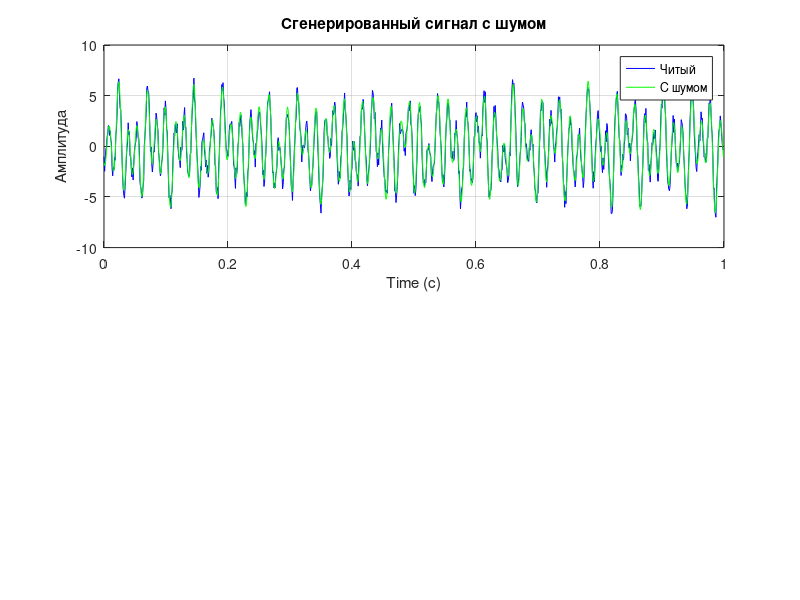
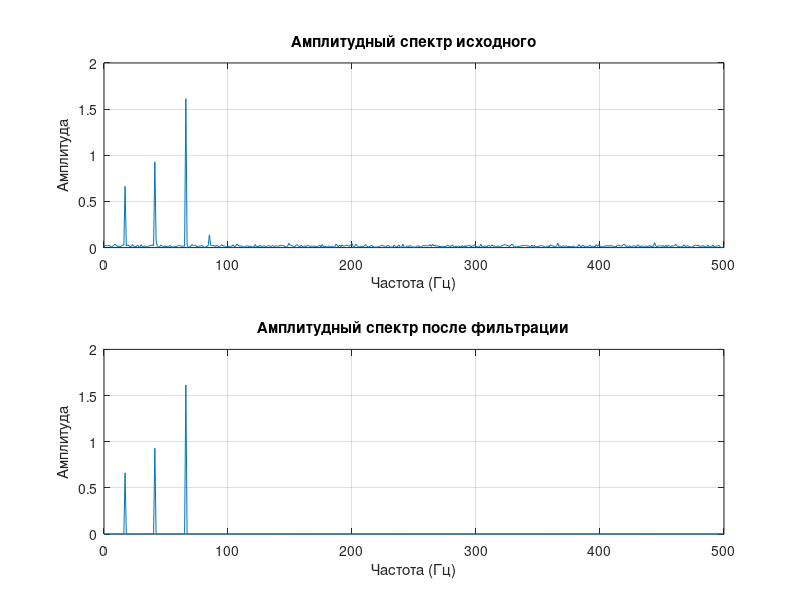
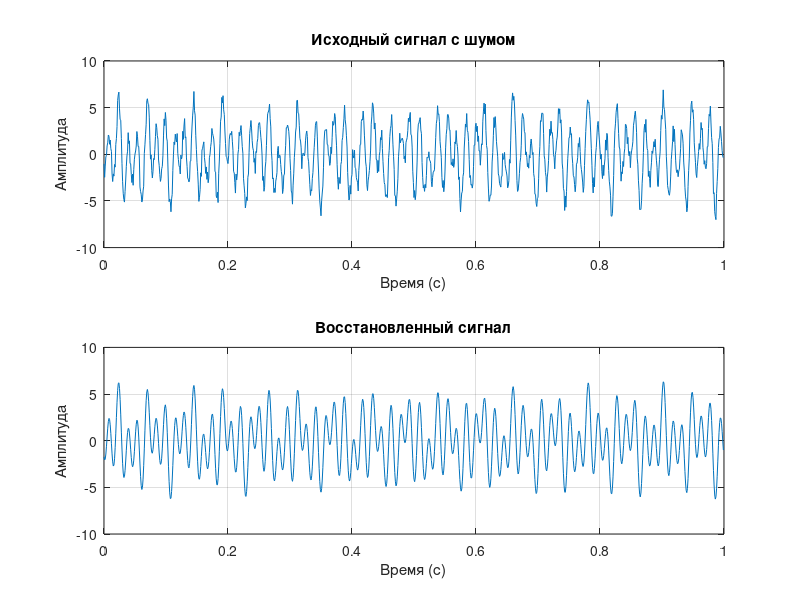
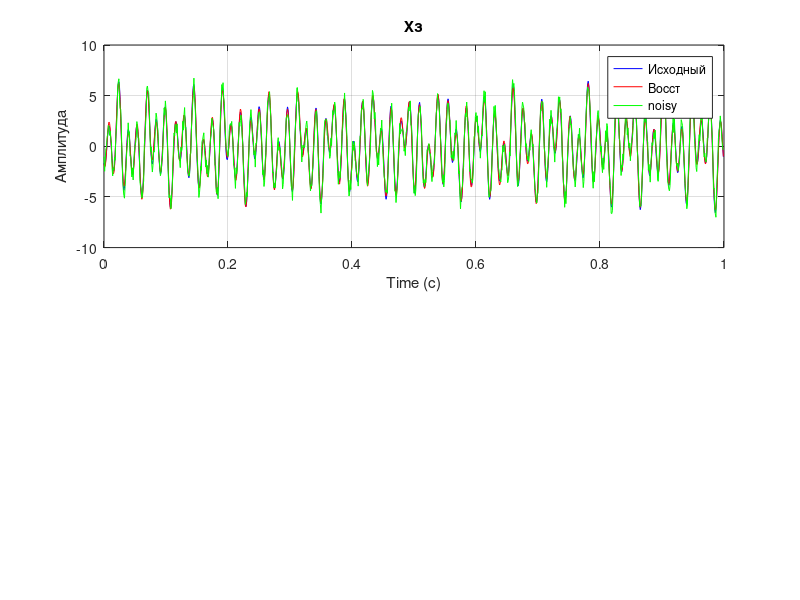

The MATLAB script that drew these images, in order:
##Выполнена
Fs = 1000;
T = 1;
t = 0:1/Fs:T-1/Fs;

n = randi([3,6]);
A = rand(1, n) * 5;
f = randi([10, 100], 1, n);
phi = rand(1, n) * 2 * pi;

S = zeros(size(t));
for k = 1:n
  S = S + A(k) * cos(2 * pi * f(k) * t + phi(k));
end

noise = 2 * (rand(size(t)) - 0.5);
S_noisy = S + noise;

figure;
subplot(2, 1, 1);
plot(t, S_noisy, 'b');
hold on;
plot(t, S, 'g');
title('Сгенерированный сигнал с шумом');
xlabel('Time (c)');
ylabel('Амплитуда');
legend('Читый', 'С шумом');
grid on;
hold off;

##subplot(2, 1, 2);
##plot(t, S);
##title('Чистый гармоничный сигнал');
##xlabel('Time (c)');
##ylabel('Амплитуда');
##grid on;


##ДПФ и фильтрация
N = length(S_noisy);
S_fft = fft(S_noisy);
frenquencies = (0:N-1) * Fs / N;
amplitudes = abs(S_fft) / N;

threshold = mean(amplitudes) + 2 * std(amplitudes);

S_fft_filtered = S_fft;
S_fft_filtered(amplitudes < threshold) = 0;

figure;
subplot(2, 1, 1);
plot(frenquencies(1:N/2), amplitudes(1:N/2));
title('Амплитудный спектр исходного');
xlabel('Частота (Гц)');
ylabel('Амплитуда');
grid on;

subplot(2, 1, 2);
plot(frenquencies(1:N/2), abs(S_fft_filtered(1:N/2)) / N);
title('Амплитудный спектр после фильтрации');
xlabel('Частота (Гц)');
ylabel('Амплитуда');
grid on;

##Обратное ДПФ

S_filtered = ifft(S_fft_filtered);

figure;
subplot(2, 1, 1);
plot(t, S_noisy);
title('Исходный сигнал с шумом');
xlabel('Время (с)');
ylabel('Амплитуда');
grid on;

subplot(2, 1, 2);
plot(t, S_filtered);
title('Восстановленный сигнал');
xlabel('Время (с)');
ylabel('Амплитуда');
grid on;

figure;
subplot(2, 1, 1);
plot(t, S, 'b');
hold on;
plot(t, S_filtered, 'r');
plot(t, S_noisy, 'g');
title('Хз');
xlabel('Time (c)');
ylabel('Амплитуда');
legend('Исходный', 'Восст', 'noisy');
grid on;
hold off;
